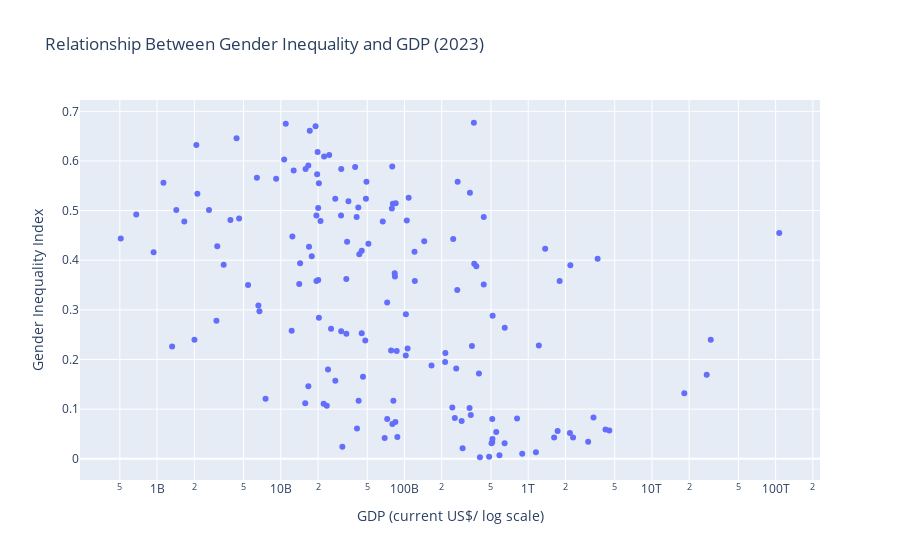

This figure's notebook cell:
### Markdown cell above
3. Plot these data

### Code cell
import plotly.express as px

fig = px.scatter(
    merged,
    x="GDP",
    y="Gender Inequality",
    hover_name="Country",
    title="Relationship Between Gender Inequality and GDP (2023)",
    labels={
        "GDP": "GDP (current US$/ log scale)",
        "Gender Inequality": "Gender Inequality Index"
    }
)

fig.update_xaxes(type="log")
fig.show()

### Figure 1 — Plotly figure (JSON) as saved in the notebook; plotly's stock layout.template omitted (floating-point values rounded to 4 significant figures; data arrays with more than 128 entries replaced by an {"elided": "..."} marker saying what was removed)
{"data": [{"hovertemplate": "<b>%{hovertext}</b><br><br>GDP (current US$/ log scale)=%{x}<br>Gender Inequality Index=%{y}<extra></extra>", "hovertext": {"elided": "152 str values"}, "legendgroup": "", "marker": {"color": "#636efa", "symbol": "circle"}, "mode": "markers", "name": "", "orientation": "v", "showlegend": false, "type": "scatter", "x": {"elided": "152 float values"}, "xaxis": "x", "y": {"elided": "152 float values"}, "yaxis": "y"}], "layout": {"legend": {"tracegroupgap": 0}, "title": {"text": "Relationship Between Gender Inequality and GDP (2023)"}, "xaxis": {"anchor": "y", "domain": [0, 1], "title": {"text": "GDP (current US$/ log scale)"}, "type": "log"}, "yaxis": {"anchor": "x", "domain": [0, 1], "title": {"text": "Gender Inequality Index"}}}}
